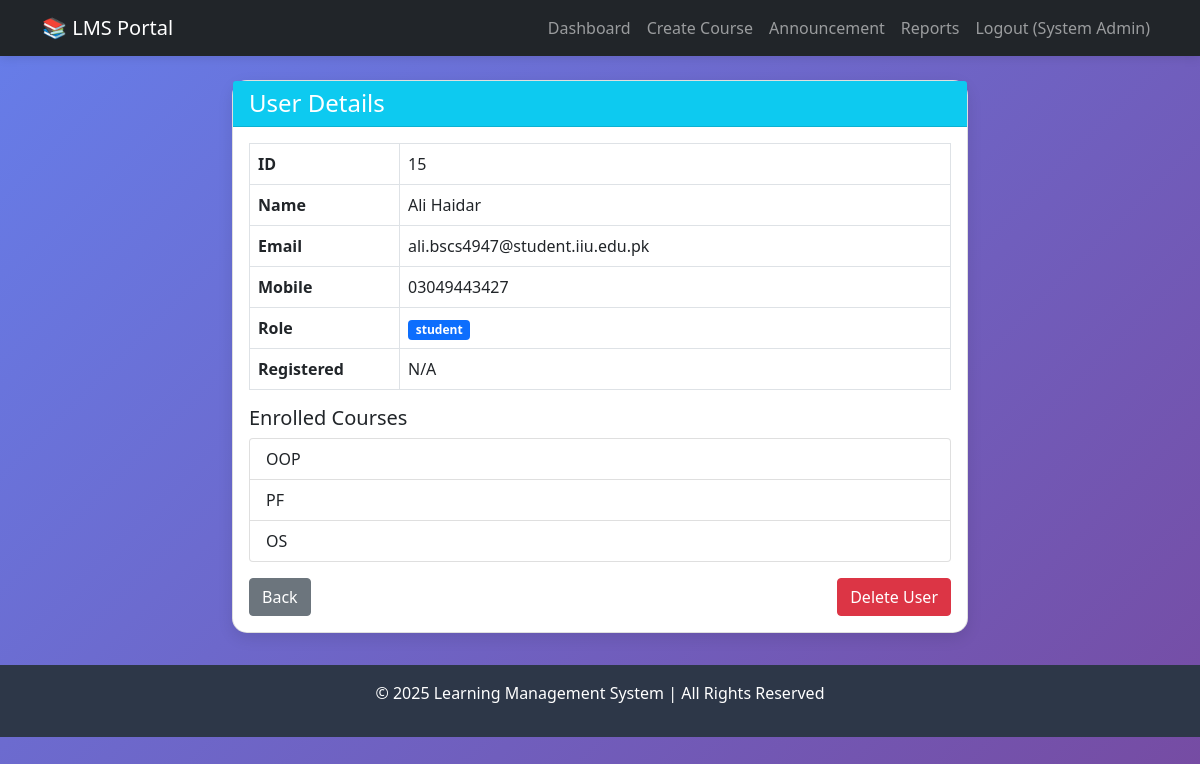
The app's page /admin/view-user/15 (signed in) with its own data.
### tables this page shows
CREATE TABLE users (
            id INTEGER PRIMARY KEY AUTOINCREMENT,
            name TEXT NOT NULL,
            email TEXT UNIQUE NOT NULL,
            mobile TEXT UNIQUE NOT NULL,
            password_hash TEXT NOT NULL,
            role TEXT NOT NULL CHECK(role IN ('student', 'teacher', 'admin')),
            reset_token TEXT,
            reset_token_expiry TEXT
        );

CREATE TABLE courses (
            id INTEGER PRIMARY KEY AUTOINCREMENT,
            title TEXT NOT NULL,
            description TEXT,
            teacher_id INTEGER NOT NULL,
            created_at TIMESTAMP DEFAULT CURRENT_TIMESTAMP,
            FOREIGN KEY (teacher_id) REFERENCES users (id)
        );

### app.py (the view)
@app.route('/admin/view-user/<int:user_id>')
@login_required
@role_required('admin')
def view_user(user_id):
    db = get_db()
    user = db.execute('SELECT * FROM users WHERE id = ?', (user_id,)).fetchone()
    if not user:
        flash('User not found!', 'danger')
        return redirect(url_for('admin_dashboard'))
    enrollments = []
    if user['role'] == 'student':
        enrollments = db.execute('''
            SELECT c.title, c.id FROM enrollments e
            JOIN courses c ON e.course_id = c.id
            WHERE e.student_id = ?
        ''', (user_id,)).fetchall()
    return render_template('view_user.html', user=user, enrollments=enrollments)

### app.py (called while the page is built)
def get_db():
    db = getattr(g, '_database', None)
    if db is None:
        db = g._database = sqlite3.connect(DATABASE)
        db.row_factory = sqlite3.Row
    return db

@app.teardown_appcontext
def close_connection(exception):
    db = getattr(g, '_database', None)
    if db is not None:
        db.close()

def login_required(f):
    @wraps(f)
    def decorated_function(*args, **kwargs):
        if 'user_id' not in session:
            flash('Please login to access this page.', 'warning')
            return redirect(url_for('login'))
        return f(*args, **kwargs)
    return decorated_function

def role_required(*roles):
    def decorator(f):
        @wraps(f)
        def decorated_function(*args, **kwargs):
            if 'user_id' not in session:
                flash('Please login to access this page.', 'warning')
                return redirect(url_for('login'))
            user_role = session.get('role')
            if user_role not in roles:
                flash('You do not have permission to access this page.', 'danger')
                return redirect(url_for('dashboard'))
            return f(*args, **kwargs)
        return decorated_function
    return decorator

### templates/view_user.html (shortened to what this page needs)
{% extends "base.html" %}
{% block content %}
<div class="row justify-content-center">
    <div class="col-md-8">
        <div class="card">
            <div class="card-header bg-info text-white">
                <h4 class="mb-0">User Details</h4>
            </div>
            <div class="card-body">
                <table class="table table-bordered">
                    <tr><th style="width:150px">ID</th><td>{{ user.id }}</td></tr>
                    <tr><th>Name</th><td>{{ user.name }}</td></tr>
                    <tr><th>Email</th><td>{{ user.email }}</td></tr>
                    <tr><th>Mobile</th><td>{{ user.mobile }}</td></tr>
                    <tr><th>Role</th><td><span class="badge bg-primary">{{ user.role }}</span></td></tr>
                    <tr><th>Registered</th><td>{{ user.reset_token_expiry or 'N/A' }}</td></tr>
                </table>
                {% if enrollments %}
                <h5>Enrolled Courses</h5>
                <ul class="list-group">
                    {% for course in enrollments %}
                    <li class="list-group-item">{{ course.title }}</li>
                    {% endfor %}
                </ul>
                {% endif %}
                <div class="mt-3">
                    <a href="{{ url_for('admin_dashboard') }}" class="btn btn-secondary">Back</a>
                    <a href="{{ url_for('delete_user', user_id=user.id) }}" class="btn btn-danger float-end" onclick="return confirm('Delete this user?')">Delete User</a>
                </div>
            </div>
        </div>
    </div>
</div>
{% endblock %}

### templates/base.html (style rules this page uses)
body { background: linear-gradient(135deg, #667eea 0%, #764ba2 100%); min-height: 100vh; }
.card { border-radius: 15px; box-shadow: 0 5px 15px rgba(0,0,0,0.1); transition: transform 0.3s; }

### records on screen
users: id "15", name "Ali Haidar", email "ali.bscs4947@student.iiu.edu.pk", mobile "03049443427", role "student"
courses: title "OOP"
courses: title "PF"
courses: title "OS"

### other values on screen
{{ session.user_name }} "System Admin"
{{ user.reset_token_expiry or 'N/A' }} "N/A"
